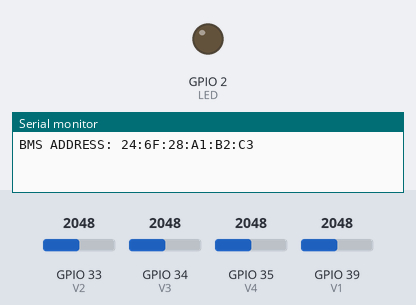
The sketch below on a simulated ESP32. Shown: output pins drawn as LEDs (lit = HIGH), the last lines printed to the serial monitor. The test bench sets the inputs (shaded band); at power-on: GPIO 39 (V1) = 2048, GPIO 33 (V2) = 2048, GPIO 34 (V3) = 2048, GPIO 35 (V4) = 2048.

Above: at 1.2 s.
1.3 s: GPIO 39 (V1) set to 2097
At 5.09 s:
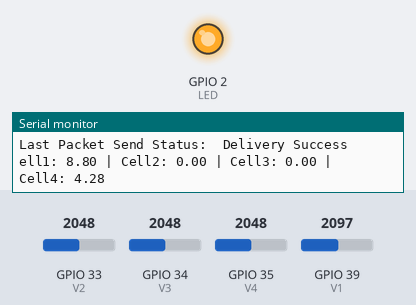
16.5 s: GPIO 39 (V1) set to 2866
Timing chart, 0 to 26.0 s (numbered marks = the images above; inputs shaded):
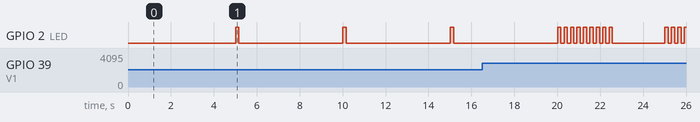

Measured:
- the behaviour switches between 2052 and 2053 on GPIO 39 (V1) (found by bisection; images 0 and 1)
- after the input at 1.3 s, GPIO 2 (LED): alternates HIGH for 0.15 s and LOW for 4.9 s, starting after 3.7 s

The sketch:

ESP32_BMS.ino
```cpp
#include <WiFi.h>
#include <esp_now.h>

#ifdef __cplusplus
extern "C" {
    #endif
    uint8_t temprature_sens_read();
    #ifdef __cplusplus
}
#endif
uint8_t temprature_sens_read();
float temp_cpu = 0;

// MY MAC: A4:CF:12:44:F4:14

/* SETTINGS ESP-NOW */
uint8_t broadcastAddress[] = {0x10,0x52,0x1C,0x74,0x63,0x1C}; // main 10:52:1C:74:63:1C

// Define variables to store incoming readings
float indata1;
float indata2;
float indata3;
float indata4;
float indata5;
float indata6;

// Variable to store if sending data was successful
String success;

//Structure example to send data
//Must match the receiver structure
typedef struct struct_message {
    float d1;
    float d2;
    float d3;
    float d4;
    float d5;
    float d6;
} struct_message;

// Create a struct_message called BME280Readings to hold sensor readings
struct_message Readings;

// Create a struct_message to hold incoming sensor readings
struct_message incomingReadings;

esp_now_peer_info_t peerInfo;
/* EOL ESP-NOW */

/* LIPO 4S */
const int V1 = 39;      //ADC1
const int V2 = 33;      //ADC1
const int V3 = 34;      //ADC1
const int V4 = 35;      //ADC1

/* LED */
const int LED = 2;      //LED on the board ESP32
//const int leds[] = {27,25,32,22,21,17,16,4};

long lastMsg = 0;       //MILLIS()

/* Callback when data is sent */
void OnDataSent(const uint8_t *mac_addr, esp_now_send_status_t status) {
    Serial.print("\r\nLast Packet Send Status:\t");
    Serial.println(status == ESP_NOW_SEND_SUCCESS ? "Delivery Success" : "Delivery Fail");
    if (status ==0){
        success = "Delivery Success :)";
    }
    else{
        success = "Delivery Fail :(";
    }
}

/* Callback when data is received */
void OnDataRecv(const uint8_t * mac, const uint8_t *incomingData, int len) {
    memcpy(&incomingReadings, incomingData, sizeof(incomingReadings));
    Serial.print("Bytes received: ");
    Serial.println(len);
    indata1 = incomingReadings.d1;
    indata2 = incomingReadings.d2;
    indata3 = incomingReadings.d3;
    indata4 = incomingReadings.d4;
    indata5 = incomingReadings.d5;
    indata6 = incomingReadings.d6;
}

void setup() {
    pinMode(LED, OUTPUT);
    //for(int i=0; i<8; i++){
    //    pinMode(leds[i], OUTPUT);
    //}

    pinMode(V1, INPUT);
    pinMode(V2, INPUT);
    pinMode(V3, INPUT);
    pinMode(V4, INPUT);

    Serial.begin(115200);

    Serial.print("BMS ADDRESS: ");
    Serial.println(WiFi.macAddress());

    // Set device as a Wi-Fi Station
    WiFi.mode(WIFI_STA);

    // Init ESP-NOW
    if (esp_now_init() != ESP_OK) {
        Serial.println("Error initializing ESP-NOW");
        return;
    }

    // Once ESPNow is successfully Init, we will register for Send CB to
    // get the status of Trasnmitted packet
    esp_now_register_send_cb(OnDataSent);

    // Register peer
    memcpy(peerInfo.peer_addr, broadcastAddress, 6);
    peerInfo.channel = 0;
    peerInfo.encrypt = false;

    // Add peer
    if (esp_now_add_peer(&peerInfo) != ESP_OK){
        Serial.println("Failed to add peer");
        return;
    }
    // Register for a callback function that will be called when data is received
    esp_now_register_recv_cb(OnDataRecv);
}

float voltage(int ADC_INPUT){

    float R1 = 30000;
    float R1_V1 = 47000; //volatage sensor with 47k for last battery cell
    float R2 = 7500;

    if(ADC_INPUT == 39)
        R1 = R1_V1;

    int sensorValue = analogRead(ADC_INPUT);
    float v = sensorValue * (3.3 / 4096.0);
    Serial.print(" RAW(");
    Serial.print(v);
    Serial.print(") ");
    v = v + (0.22/2); // na prazdno ma hodnotu 0.2
    v = v / (R2 / (R1 + R2));

    if (sensorValue < 1 || sensorValue >= 4095)
        v = 0.01;

    return v;
}

float re_map(float value, float min_in, float max_in, float min_out, float max_out){
    return ((value-min_in)*(max_out-min_out)/(max_in-min_in)+min_out);
}


void led_up(int c){
    for(int i=0; i<c; i++){
        //digitalWrite(leds[i], HIGH);
        digitalWrite(LED, HIGH);
        delay(150);
        digitalWrite(LED, LOW);
        delay(150);
    }
    digitalWrite(LED, LOW);
}

/*
void led_down(int c){
    for(int i=0; i<c; i++){
        digitalWrite(leds[i], LOW);
        delay(50);
    }
}
*/

void loop() {

    if((temprature_sens_read()) != 128 )
        temp_cpu = (temprature_sens_read() - 32) / 1.8;

  long now = millis();
  if (now - lastMsg > 5000) {
    lastMsg = now;
    digitalWrite(LED, LOW);

    float S1 = voltage(V4);
    Serial.println(S1);

    float S2 = voltage(V2);
    Serial.println(S2);

    float S3 = voltage(V3);
    Serial.println(S3);

    float S4 = voltage(V1);
    Serial.println(S4);

    float cap = re_map(S4, (3.27*4), (4.2*4), 0.1, 100.1);
    Serial.print(cap);
    Serial.println("%");

    Serial.print("Temp CPU: ");
    Serial.println(temp_cpu);

    Readings.d1 = S1;
    Readings.d2 = S2;
    Readings.d3 = S3;
    Readings.d4 = S4;
    Readings.d5 = cap;
    Readings.d6 = temp_cpu;

    // Send message via ESP-NOW
    esp_err_t result = esp_now_send(broadcastAddress, (uint8_t *) &Readings, sizeof(Readings));

    if(result == ESP_OK)
        Serial.println("Sent with success");
    else
        Serial.println("Error sending the data");

    Serial.println("\nCell voltage:");
    Serial.print(" | Cell1: ");
    Serial.print(S1);
    Serial.print(" | Cell2: ");
    Serial.print(S2 - S1);
    Serial.print(" | Cell3: ");
    Serial.print(S3 - S2);
    Serial.print(" | Cell4: ");
    Serial.println(S4 - S3);

    cap = re_map(S4, (3.27*4), (4.2*4), 1, 8); //4S to 8LED
    //led_up(8);
    //led_down(8);
    led_up(int(round(cap)));
  }
}
```
